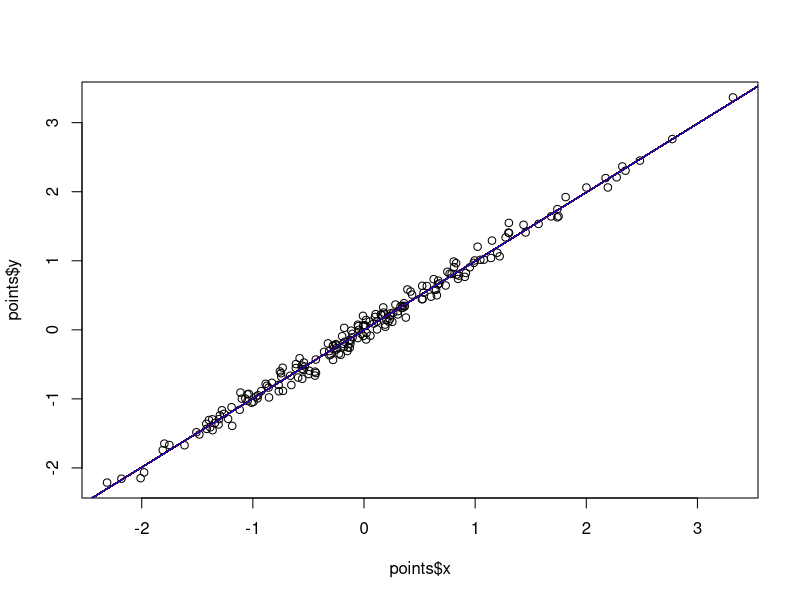

R code for this plot:
setwd('C:\\RnD\\Dev\\gradient_descent')
list.files(getwd())


step_gradient_matrix_calculus <- function(b_current, m_current, points, learningRate){

  X = as.matrix(points[, c(1,2)])
  Y = as.matrix(points[, 3])
  
  inv_X = solve(t(X)%*% X)
  
  X_Y = ( t(X) %*% Y)
  
  theta_vector = inv_X %*% X_Y
  
  return (theta_vector)
}

compute_error <- function(b, m, points){
  
  X = points[, 1]
  Y = points[, 2]
  
  sse = t(Y - (X*b + m)) %*% (Y- (X*b + m))
  
  return (sse)
}

run_gradient_descent <- function(points){
  plot(points$x, points$y)
  print ("Running...")
  
  num_iterations = 100
  learning_rate = .001
  last_b = 0# initial y-intercept guess
  last_m =  0 # initial slope guess
  
  
  for(i in seq(from = 1, to = num_iterations)){
    b_m = step_gradient_matrix_calculus(last_b, last_m, points, learning_rate)
    last_b = b_m[1]
    last_m = b_m[2]
    sse = compute_error(last_b, last_m, points)
    abline(last_b, last_m)
    print( sprintf ("After %i iterations b = %s, m = %s, error = %3.6f", i, last_b, last_m, sse) )
  }
  last_b = b_m[1]
  last_m = b_m[2]
  abline(last_b, last_m, col='red')
}


N = 200;

a = rep(1, N)
x = rnorm(N, mean = 10, sd=10) 
y = x + rnorm(N, mean = 10, sd=1)  * -1
points = as.data.frame(cbind(a, x, y))
#points = read.csv("soup_data.csv", sep=',', header = TRUE)
colnames(points) = c('a', 'x', 'y')
points$x <- (points$x - mean(points$x))/sd(points$x)
points$y <- (points$y - mean(points$y))/sd(points$y)

last_b = 0;
last_m = 0;


run_gradient_descent(points)
#############
abline(lm(y~x, points), col='blue')
lm(y~x, points) 
